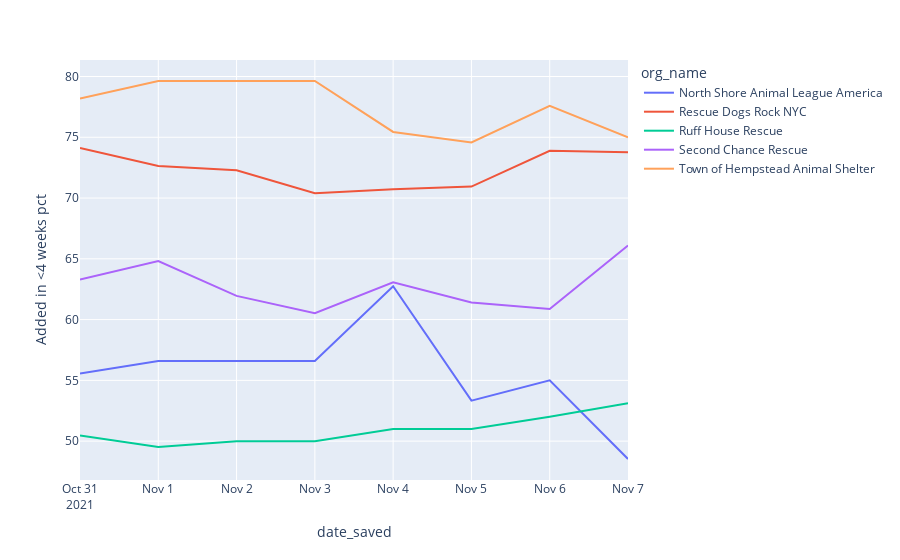

Notebook cell for this chart:
### Code cell
px.line(ns_gb.reset_index(), 'date_saved', 'Added in <4 weeks pct'
       , color = 'org_name'
#        , title= 'Number of Dogs in Shelter'
       )

### Figure 1 — Plotly figure (JSON) as saved in the notebook; plotly's stock layout.template omitted (floating-point values rounded to 4 significant figures)
{"data": [{"hovertemplate": "org_name=North Shore Animal League America<br>date_saved=%{x}<br>Added in <4 weeks pct=%{y}<extra></extra>", "legendgroup": "North Shore Animal League America", "line": {"color": "#636efa", "dash": "solid"}, "mode": "lines", "name": "North Shore Animal League America", "orientation": "v", "showlegend": true, "type": "scatter", "x": ["2021-10-31T00:00:00+00:00", "2021-11-01T00:00:00+00:00", "2021-11-02T00:00:00+00:00", "2021-11-03T00:00:00+00:00", "2021-11-04T00:00:00+00:00", "2021-11-05T00:00:00+00:00", "2021-11-06T00:00:00+00:00", "2021-11-07T00:00:00+00:00"], "xaxis": "x", "y": [55.56, 56.6, 56.6, 56.6, 62.75, 53.33, 55, 48.53], "yaxis": "y"}, {"hovertemplate": "org_name=Rescue Dogs Rock NYC<br>date_saved=%{x}<br>Added in <4 weeks pct=%{y}<extra></extra>", "legendgroup": "Rescue Dogs Rock NYC", "line": {"color": "#EF553B", "dash": "solid"}, "mode": "lines", "name": "Rescue Dogs Rock NYC", "orientation": "v", "showlegend": true, "type": "scatter", "x": ["2021-10-31T00:00:00+00:00", "2021-11-01T00:00:00+00:00", "2021-11-02T00:00:00+00:00", "2021-11-03T00:00:00+00:00", "2021-11-04T00:00:00+00:00", "2021-11-05T00:00:00+00:00", "2021-11-06T00:00:00+00:00", "2021-11-07T00:00:00+00:00"], "xaxis": "x", "y": [74.11, 72.64, 72.28, 70.39, 70.73, 70.94, 73.89, 73.76], "yaxis": "y"}, {"hovertemplate": "org_name=Ruff House Rescue<br>date_saved=%{x}<br>Added in <4 weeks pct=%{y}<extra></extra>", "legendgroup": "Ruff House Rescue", "line": {"color": "#00cc96", "dash": "solid"}, "mode": "lines", "name": "Ruff House Rescue", "orientation": "v", "showlegend": true, "type": "scatter", "x": ["2021-10-31T00:00:00+00:00", "2021-11-01T00:00:00+00:00", "2021-11-02T00:00:00+00:00", "2021-11-03T00:00:00+00:00", "2021-11-04T00:00:00+00:00", "2021-11-05T00:00:00+00:00", "2021-11-06T00:00:00+00:00", "2021-11-07T00:00:00+00:00"], "xaxis": "x", "y": [50.46, 49.51, 50, 50, 51, 51, 52, 53.12], "yaxis": "y"}, {"hovertemplate": "org_name=Second Chance Rescue<br>date_saved=%{x}<br>Added in <4 weeks pct=%{y}<extra></extra>", "legendgroup": "Second Chance Rescue", "line": {"color": "#ab63fa", "dash": "solid"}, "mode": "lines", "name": "Second Chance Rescue", "orientation": "v", "showlegend": true, "type": "scatter", "x": ["2021-10-31T00:00:00+00:00", "2021-11-01T00:00:00+00:00", "2021-11-02T00:00:00+00:00", "2021-11-03T00:00:00+00:00", "2021-11-04T00:00:00+00:00", "2021-11-05T00:00:00+00:00", "2021-11-06T00:00:00+00:00", "2021-11-07T00:00:00+00:00"], "xaxis": "x", "y": [63.3, 64.81, 61.95, 60.53, 63.06, 61.4, 60.87, 66.09], "yaxis": "y"}, {"hovertemplate": "org_name=Town of Hempstead Animal Shelter<br>date_saved=%{x}<br>Added in <4 weeks pct=%{y}<extra></extra>", "legendgroup": "Town of Hempstead Animal Shelter", "line": {"color": "#FFA15A", "dash": "solid"}, "mode": "lines", "name": "Town of Hempstead Animal Shelter", "orientation": "v", "showlegend": true, "type": "scatter", "x": ["2021-10-31T00:00:00+00:00", "2021-11-01T00:00:00+00:00", "2021-11-02T00:00:00+00:00", "2021-11-03T00:00:00+00:00", "2021-11-04T00:00:00+00:00", "2021-11-05T00:00:00+00:00", "2021-11-06T00:00:00+00:00", "2021-11-07T00:00:00+00:00"], "xaxis": "x", "y": [78.18, 79.63, 79.63, 79.63, 75.44, 74.58, 77.59, 75], "yaxis": "y"}], "layout": {"legend": {"title": {"text": "org_name"}, "tracegroupgap": 0}, "margin": {"t": 60}, "xaxis": {"anchor": "y", "domain": [0, 1], "title": {"text": "date_saved"}}, "yaxis": {"anchor": "x", "domain": [0, 1], "title": {"text": "Added in <4 weeks pct"}}}}
